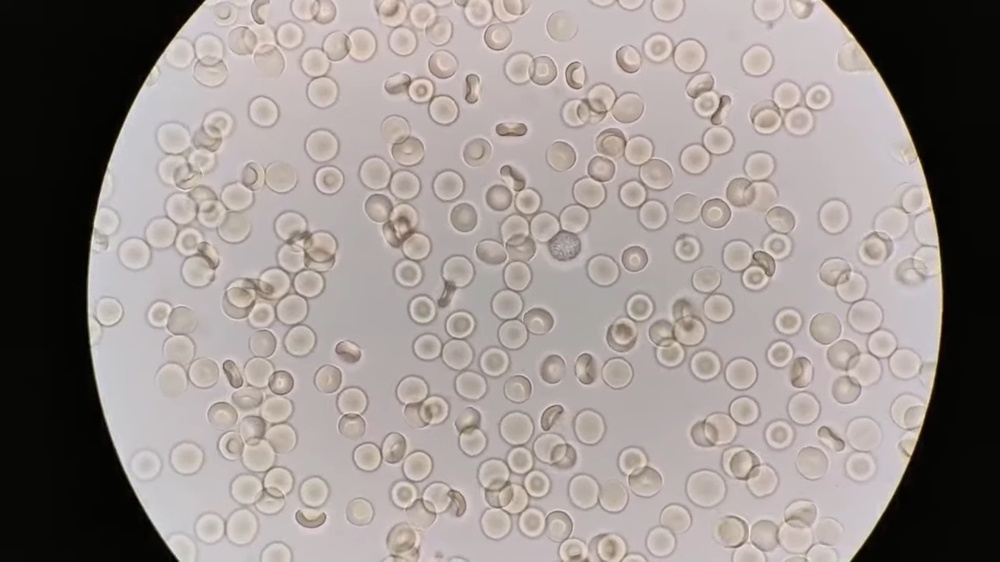
#> input picture Project/test1.jpg, 1000 x 562 px, shrunk from 1920 x 1080 before the run, found by its file name
$ python test.py
#> lines starting #> are read from the running program, lines starting #| are printed output that depends on the picture; after the words box and inside, x2 and y2 are one past the last pixel; in counts of white or black regions, pixels touching at a corner belong together
import numpy as np
import cv2
import matplotlib.pyplot as plt

# read original image
image = cv2.imread("test1.jpg")
#> image is the input picture: shape (562, 1000, 3); mean B, G, R 139.9, 142.5, 150.6

# convert to gray scale image
gray = cv2.cvtColor(image, cv2.COLOR_BGR2GRAY)
cv2.imwrite('gray.png', gray)

# apply median filter for smoothing
blurM = cv2.medianBlur(gray, 5)
cv2.imwrite('blurM.png', blurM)

# apply gaussian filter for smoothing
blurG = cv2.GaussianBlur(gray, (9, 9), 0)
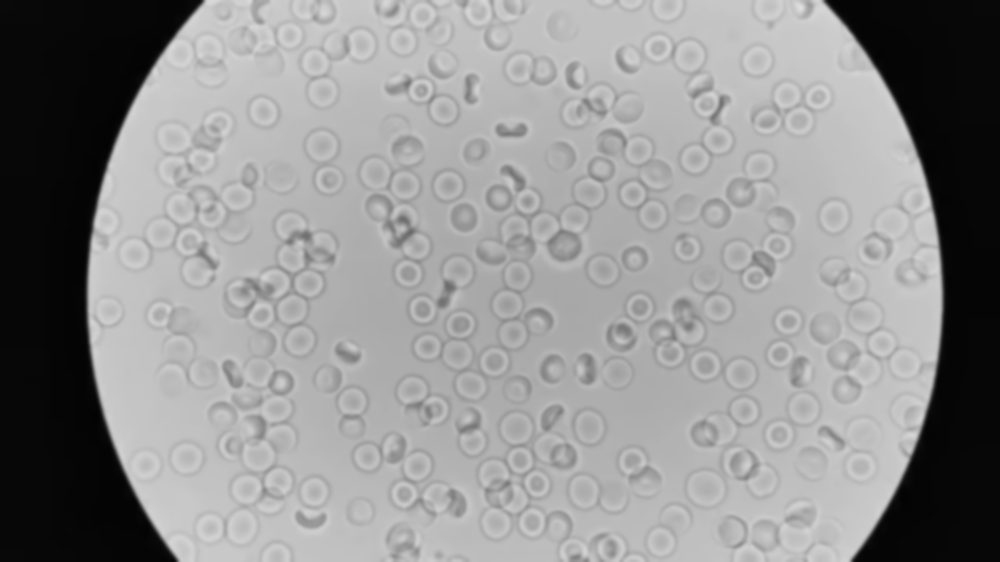
#> blurG: shape (562, 1000); min 3, max 222, mean 144.7
cv2.imwrite('blurG.png', blurG)

# histogram equalization
histoNorm = cv2.equalizeHist(gray)
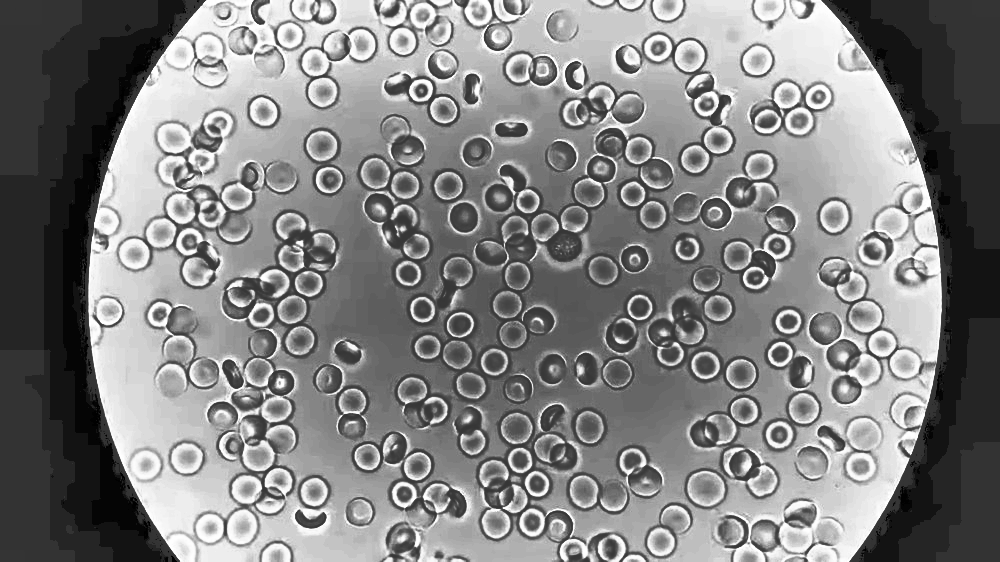
#> histoNorm: shape (562, 1000); min 0, max 255, mean 130.5
cv2.imwrite('histoNorm.png', histoNorm)

# create a CLAHE object for
# Contrast Limited Adaptive Histogram Equalization (CLAHE)
clahe = cv2.createCLAHE(clipLimit = 2.0, tileGridSize=(8, 8))
claheNorm = clahe.apply(gray)
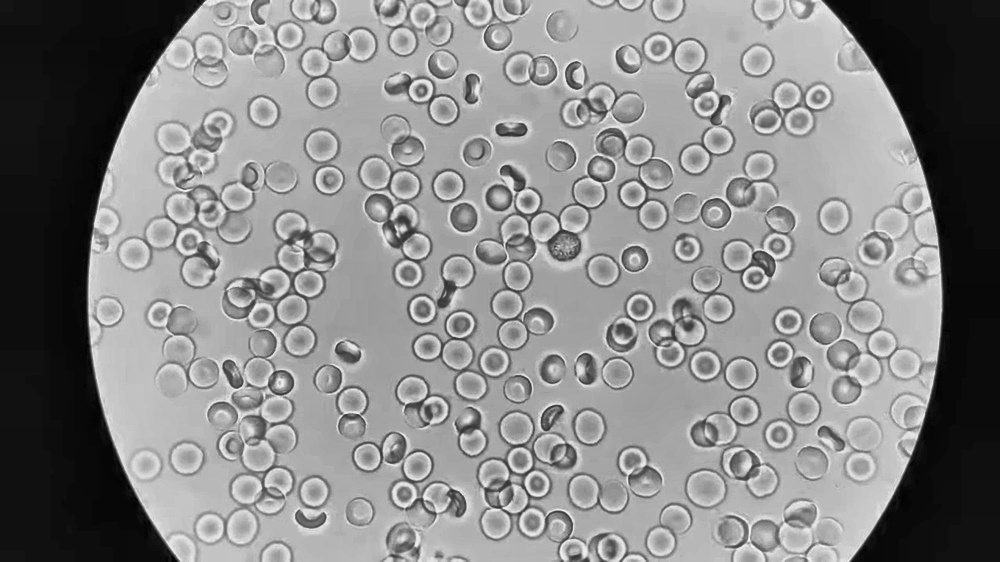
#> claheNorm: shape (562, 1000); min 1, max 246, mean 135.4
cv2.imwrite('claheNorm.png', claheNorm)


# contrast stretching
# Function to map each intensity level to output intensity level.
def pixelVal(pix, r1, s1, r2, s2):
	if (0 <= pix and pix <= r1):
		return (s1 / r1) * pix
	elif (r1 < pix and pix <= r2):
		return ((s2 - s1) / (r2 - r1)) * (pix - r1) + s1
	else:
		return ((255 - s2) / (255 - r2)) * (pix - r2) + s2

	# Define parameters.


r1 = 70
s1 = 0
r2 = 200
s2 = 255

# Vectorize the function to apply it to each value in the Numpy array.
pixelVal_vec = np.vectorize(pixelVal)

# Apply contrast stretching.
contrast_stretched = pixelVal_vec(gray, r1, s1, r2, s2)
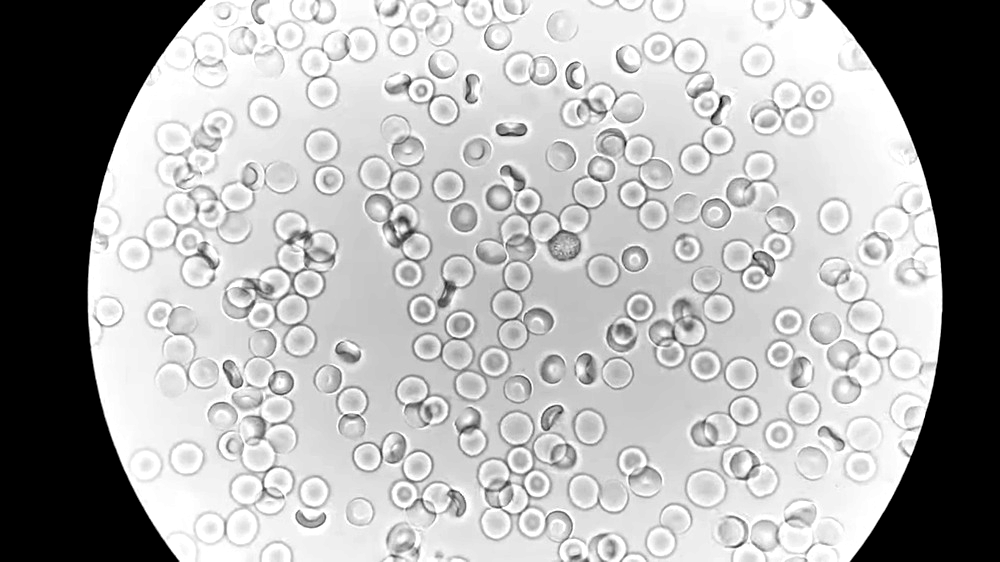
#> contrast_stretched: shape (562, 1000) float64; min 0, max 255, mean 172.1
contrast_stretched_blurM = pixelVal_vec(blurM, r1, s1, r2, s2)

cv2.imwrite('contrast_stretch.png', contrast_stretched)
cv2.imwrite('contrast_stretch_blurM.png',
			contrast_stretched_blurM)

# edge detection using canny edge detector
edge = cv2.Canny(gray, 100, 200)
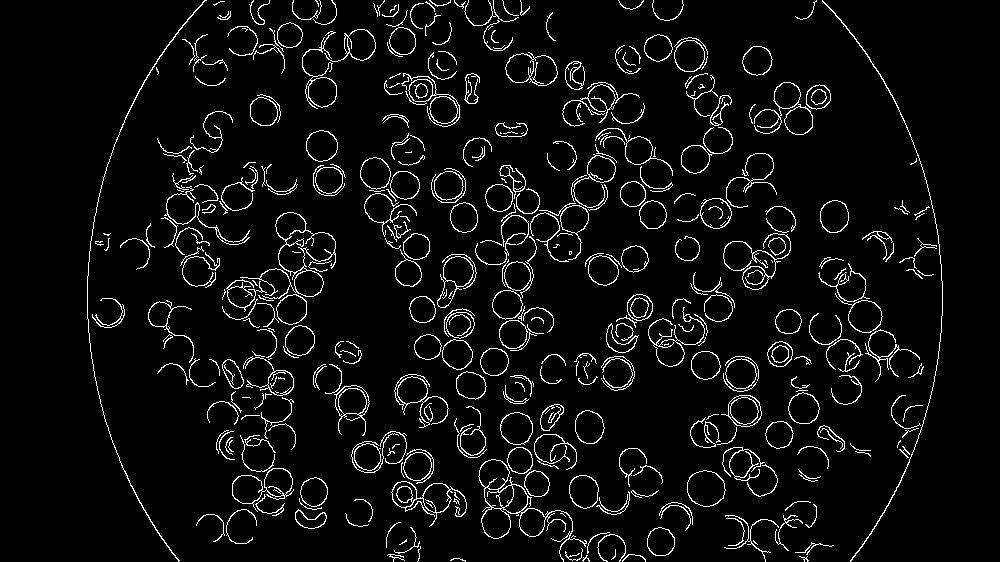
#> edge: shape (562, 1000); 5.3% white in thin lines or dots, all inside (x1, y1, x2, y2) = (87, 0, 943, 562)
cv2.imwrite('edge.png', edge)

edgeG = cv2.Canny(blurG, 100, 200)
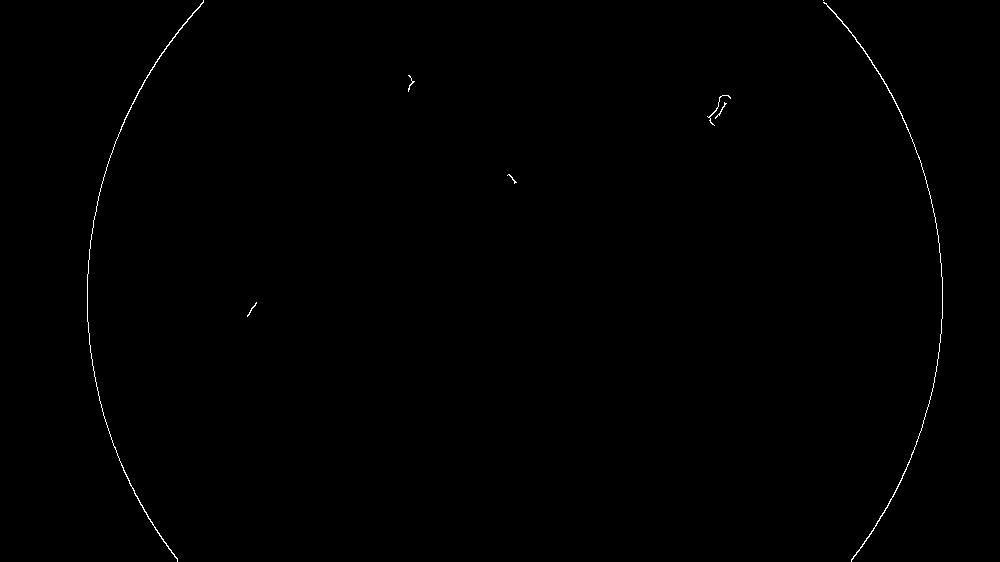
#> edgeG: shape (562, 1000); 0.28% white in thin lines or dots, all inside (x1, y1, x2, y2) = (87, 0, 943, 562)
cv2.imwrite('edgeG.png', edgeG)

edgeM = cv2.Canny(blurM, 100, 200)
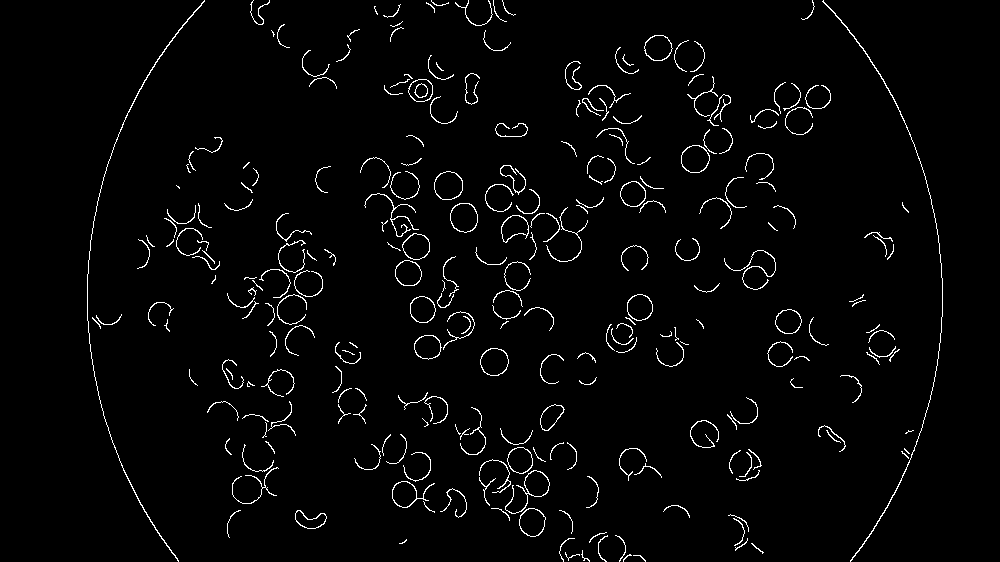
#> edgeM: shape (562, 1000); 2.5% white in thin lines or dots, all inside (x1, y1, x2, y2) = (87, 0, 943, 562)
cv2.imwrite('edgeM.png', edgeM)

$ run again, with Project/test2.jpg copied over Project/test1.jpg
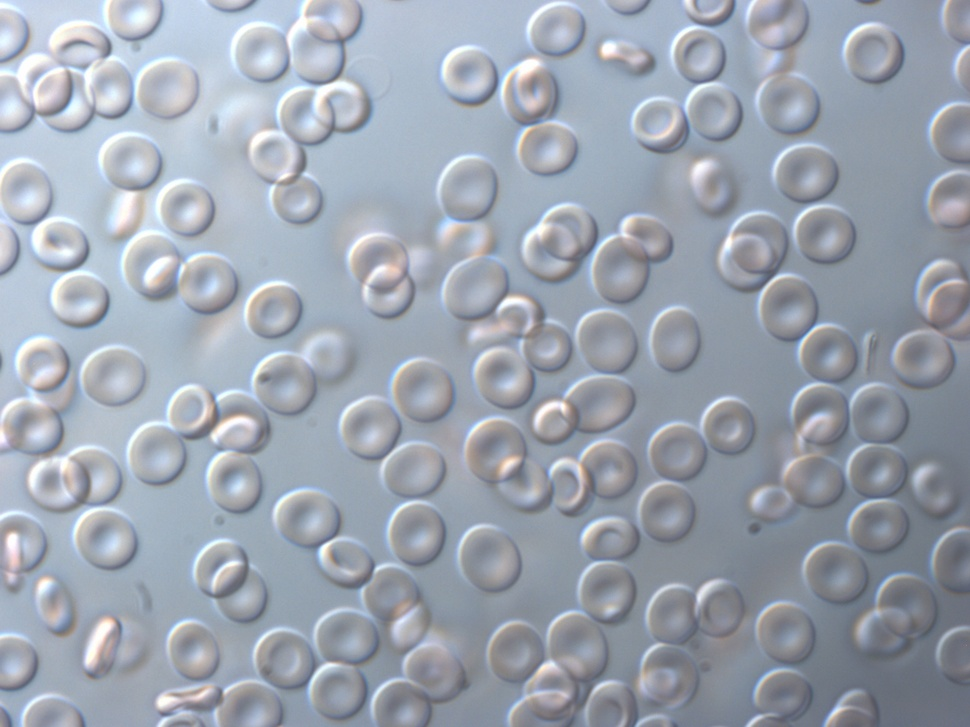
#> input picture Project/test2.jpg, 970 x 727 px, shrunk from 2560 x 1920 before the run, found by its file name
#> image is the input picture: shape (727, 970, 3); mean B, G, R 176.2, 164.3, 156.6
#> `edge = cv2.Canny(gray, 100, 200)`:
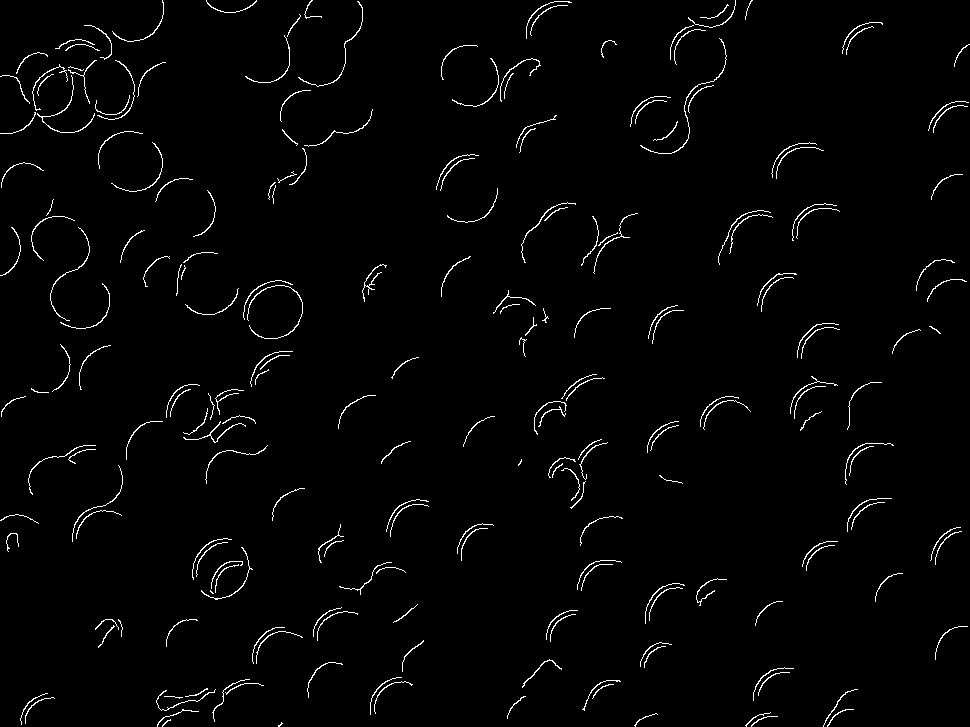
#> edge: shape (727, 970); 1.9% white in thin lines or dots
#> edgeG: shape (727, 970); 0.17% white in thin lines or dots, all inside (x1, y1, x2, y2) = (31, 31, 852, 725)
#> `edgeM = cv2.Canny(blurM, 100, 200)`:
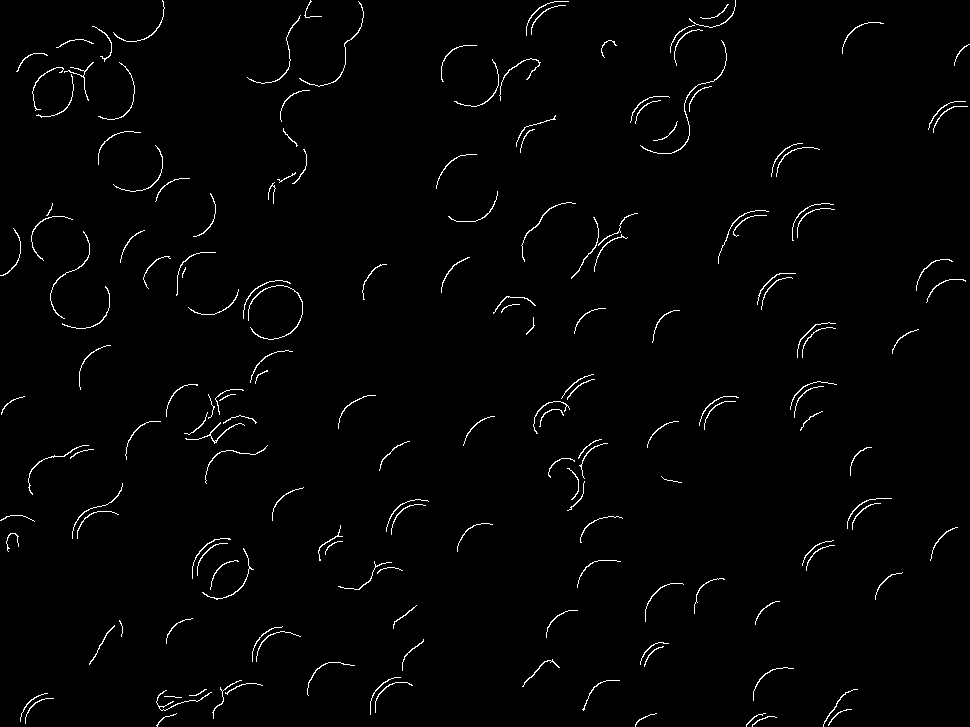
#> edgeM: shape (727, 970); 1.5% white in thin lines or dots

$ run again, with Project/test3.jpg copied over Project/test1.jpg
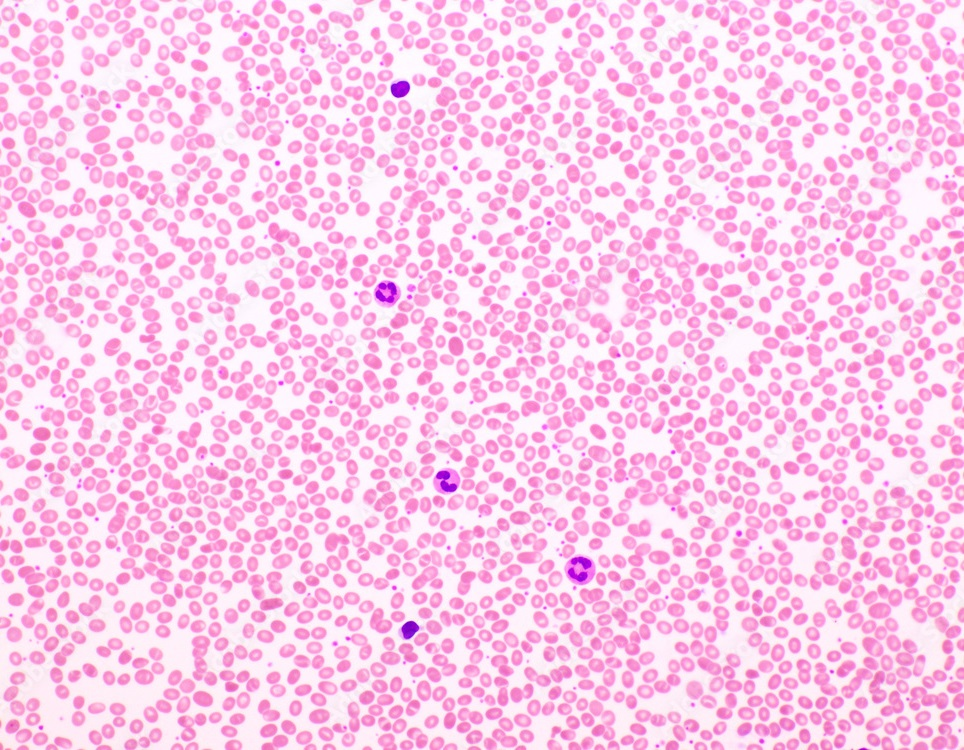
#> input picture Project/test3.jpg, 964 x 750 px, found by its file name
#> image is the input picture: shape (750, 964, 3); mean B, G, R 235, 201.3, 250.9
#> `edge = cv2.Canny(gray, 100, 200)`:
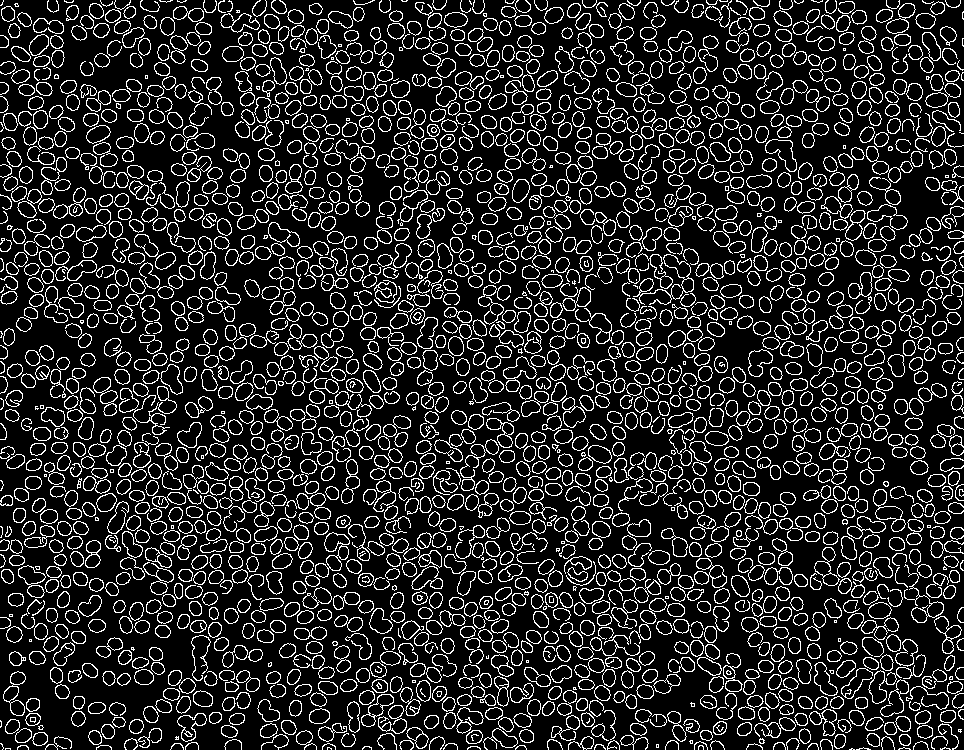
#> edge: shape (750, 964); 15.2% white in thin lines or dots
#> edgeG: shape (750, 964); 0.08% white in thin lines or dots, all inside (x1, y1, x2, y2) = (275, 80, 868, 750)
#> `edgeM = cv2.Canny(blurM, 100, 200)`:
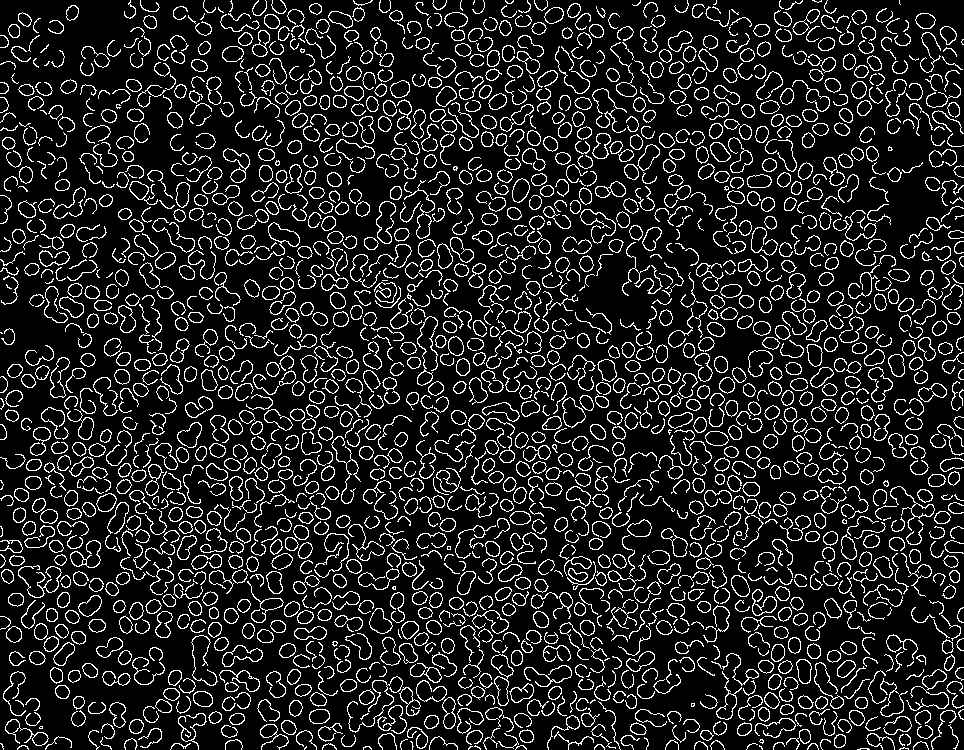
#> edgeM: shape (750, 964); 13.2% white in thin lines or dots
